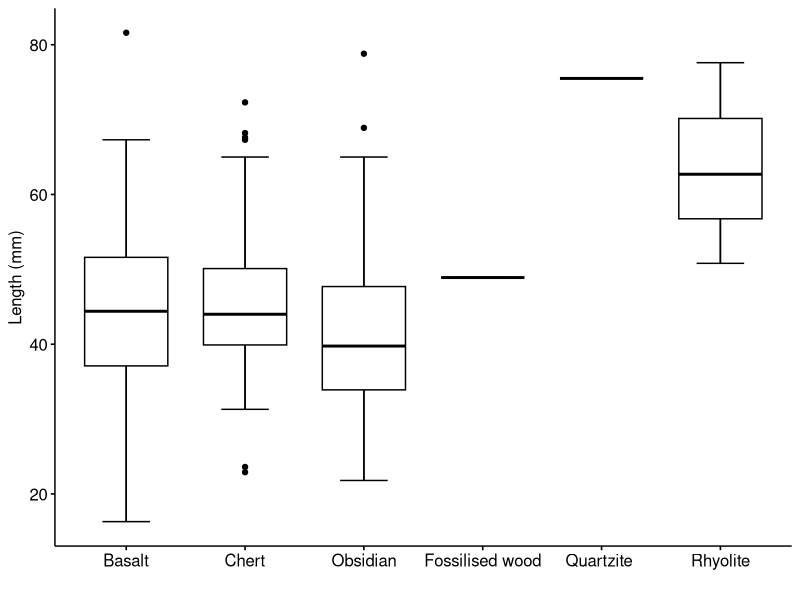
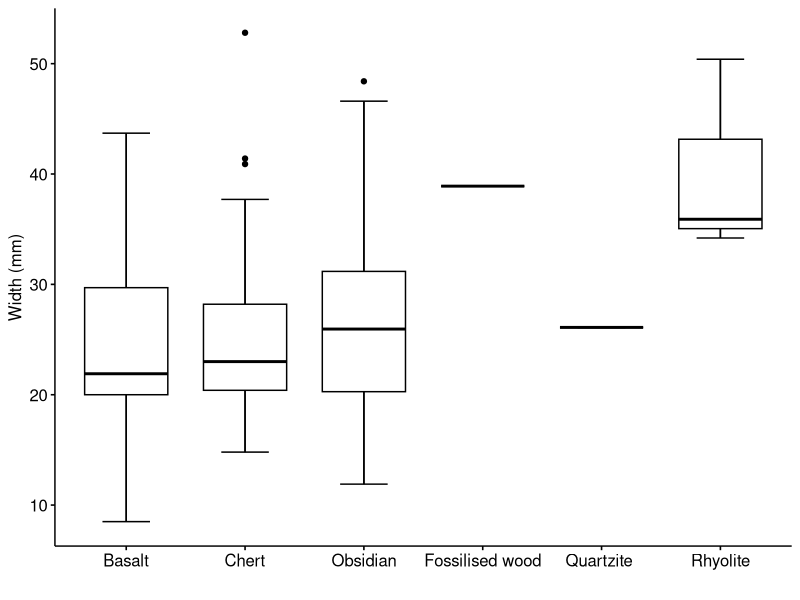
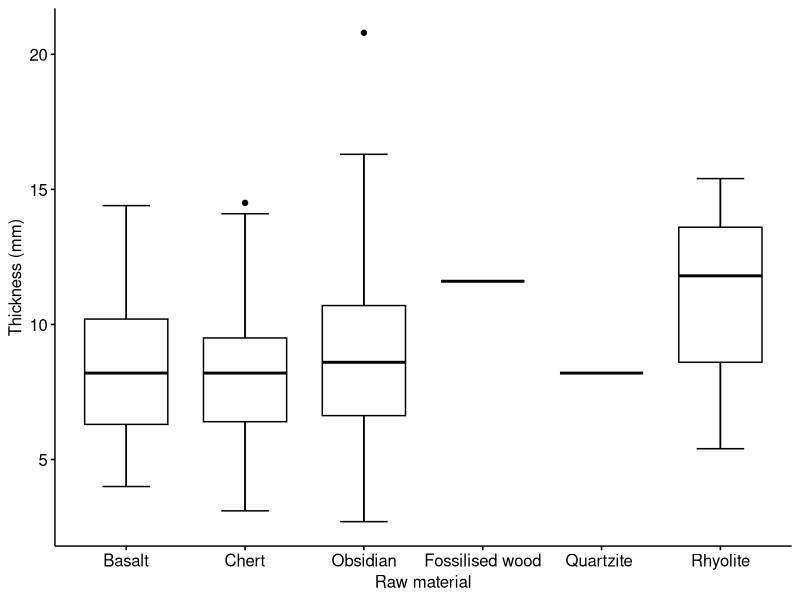

Write the R code that produced these figures, in order. (Note: this script raises an error after producing the figures.)
# Project: Eastern African Middle Stone Age point variability
# Process: Metric analysis
# Author: L. J. Timbrell
# Date: 27/03/2023

setwd("/Volumes/Middle Stone Age points project/East outline analysis")

database <- read.csv("final_easternafrican_msa_points.csv") # this file is created in the GMM script

library(tidyverse)
library(ggpubr)

# Summary statistics for raw materials

length_sum <- database %>%
  group_by(Raw.material) %>%
  get_summary_stats(Length..mm., type = "mean_sd")

width_sum <- database%>%
  group_by(Raw.material) %>%
  get_summary_stats(Width..mm., type = "mean_sd")

thickness_sum <- database %>%
  group_by(Raw.material) %>%
  get_summary_stats(Thickness..mm., type = "mean_sd")

# Boxplots

length_bxp <- ggboxplot(database,
                        x = "Raw.material",
                        y = "Length..mm.", 
                        xlab = "",
                        ylab = "Length (mm)",
                        bxp.errorbar = TRUE)
length_bxp

width_bxp <- ggboxplot(database,
                       x = "Raw.material",
                       y = "Width..mm.", 
                       xlab = "",
                       ylab = "Width (mm)",
                       bxp.errorbar = TRUE)
width_bxp

thickness_bxp <- ggboxplot(database,
                           x = "Raw.material",
                           y = "Thickness..mm.", 
                           xlab = "Raw material",
                           ylab = "Thickness (mm)",
                           bxp.errorbar = TRUE)

thickness_bxp

length_bxp/width_bxp/thickness_bxp +
  plot_annotation(tag_levels = "a",
                  theme = theme(plot.title = element_text(size = 20))) 
# ANOVA and Tukey HSD
res <- aov(Length..mm.~factor(Raw.material), database)
summary(res)
TukeyHSD(res)

res1 <- aov(Width..mm. ~ factor(Raw.material), database)
summary(res1)
TukeyHSD(res1)

res2 <- aov(Thickness..mm. ~ factor(Raw.material), database)
summary(res2)
TukeyHSD(res2)

# Summary statistics for site

length_sum <- database %>%
  group_by(Site) %>%
  get_summary_stats(Length..mm., type = "mean_sd")


width_sum <- database%>%
  group_by(Site) %>%
  get_summary_stats(Width..mm., type = "mean_sd")


thickness_sum <- database %>%
  group_by(Site) %>%
  get_summary_stats(Thickness..mm., type = "mean_sd")

# Boxplots
cols = c("#AA4499", "#44AA99", "#6699CC", "#999933", "#888888", "#F8766D")

length_bxp <- ggboxplot(database,
                        x = "Site",
                        y = "Length..mm.", 
                        xlab = "",
                        ylab = "Length (mm)",
                        fill  = "Site",
                        palette = cols,
                        bxp.errorbar = TRUE)+ theme(legend.position = "none")
length_bxp

width_bxp <- ggboxplot(database,
                       x = "Site",
                       y = "Width..mm.", 
                       xlab = "",
                       ylab = "Width (mm)",
                       fill  = "Site",
                       palette = cols,
                       bxp.errorbar = TRUE)+ theme(legend.position = "none")
width_bxp

thickness_bxp <- ggboxplot(database,
                           x = "Site",
                           y = "Thickness..mm.", 
                           ylab = "Thickness (mm)",
                           fill  = "Site",
                           palette = cols,
                           bxp.errorbar = TRUE)+ theme(legend.position = "bottom")

thickness_bxp

length_bxp/width_bxp/thickness_bxp +
  plot_annotation(tag_levels = "a",
                  theme = theme(plot.title = element_text(size = 20))) 


# ANOVA and Tukey HSD
res <- aov(Length..mm.~factor(Site), database)
summary(res)
TukeyHSD(res)

res1 <- aov(Width..mm. ~ factor(Site), database)
summary(res1)
TukeyHSD(res1)

res2 <- aov(Thickness..mm. ~ factor(Site), database)
summary(res2)
TukeyHSD(res2)

# Summary statistics for assemblage

length_sum <- database %>%
  group_by(Assemblage_2) %>%
  get_summary_stats(Length..mm., type = "mean_sd")

width_sum <- database%>%
  group_by(Assemblage_2) %>%
  get_summary_stats(Width..mm., type = "mean_sd")

thickness_sum <- database %>%
  group_by(Assemblage_2) %>%
  get_summary_stats(Thickness..mm., type = "mean_sd")

# Boxplots
database <- as.tibble(database)
database$Assemblage_2[database$Assemblage_2==""] <- NA

database$Assemblage <- database$Assemblage_2

a <- ggboxplot(subset(database,!is.na(Assemblage_2)), "Site", "Length..mm.", fill = 'Assemblage',  ylab = "Length (mm)",
               bxp.errorbar = TRUE)+ theme(legend.position = "none")
b <- ggboxplot(subset(database, !is.na(Assemblage_2)), "Site", "Width..mm.", fill = 'Assemblage',ylab = "Width (mm)",
               bxp.errorbar = TRUE)+ theme(legend.position = "none")
c <- ggboxplot(subset(database, !is.na(Assemblage_2)), "Site", "Thickness..mm.", fill = 'Assemblage',  ylab = "Thickness (mm)",
               bxp.errorbar = TRUE)+ theme(legend.position = "bottom")

a/b/c +
  plot_annotation(theme = theme(plot.title = element_text( size = 20))) 

# ANOVA and Tukey HSD
res <- aov(Length..mm.~factor(Assemblage_2), database)
summary(res)
thd1 <- TukeyHSD(res)

p1 <- thd1$`factor(Assemblage_2)`[,4]

res1 <- aov(Width..mm. ~ factor(Assemblage_2), database)
summary(res1)
thd2 <- TukeyHSD(res1)

p2 <- thd2$`factor(Assemblage_2)`[,4]

res2 <- aov(Thickness..mm. ~ factor(Assemblage_2), database)
summary(res2)
thd3 <- TukeyHSD(res2)

p3 <- thd3$`factor(Assemblage_2)`[,4]

#Create table of results
ptable <- cbind(p1, p2, p3)
colnames(ptable) <- c("Length","Width", "Thickness")

# Write files
write.csv(ptable, "metric_tukey_results.csv")
write.csv(length_sum, "length_summary_assemblages.csv")
write.csv(width_sum, "width_summary_assemblages.csv")
write.csv(thickness_sum, "thickness_summary_assemblages.csv")


